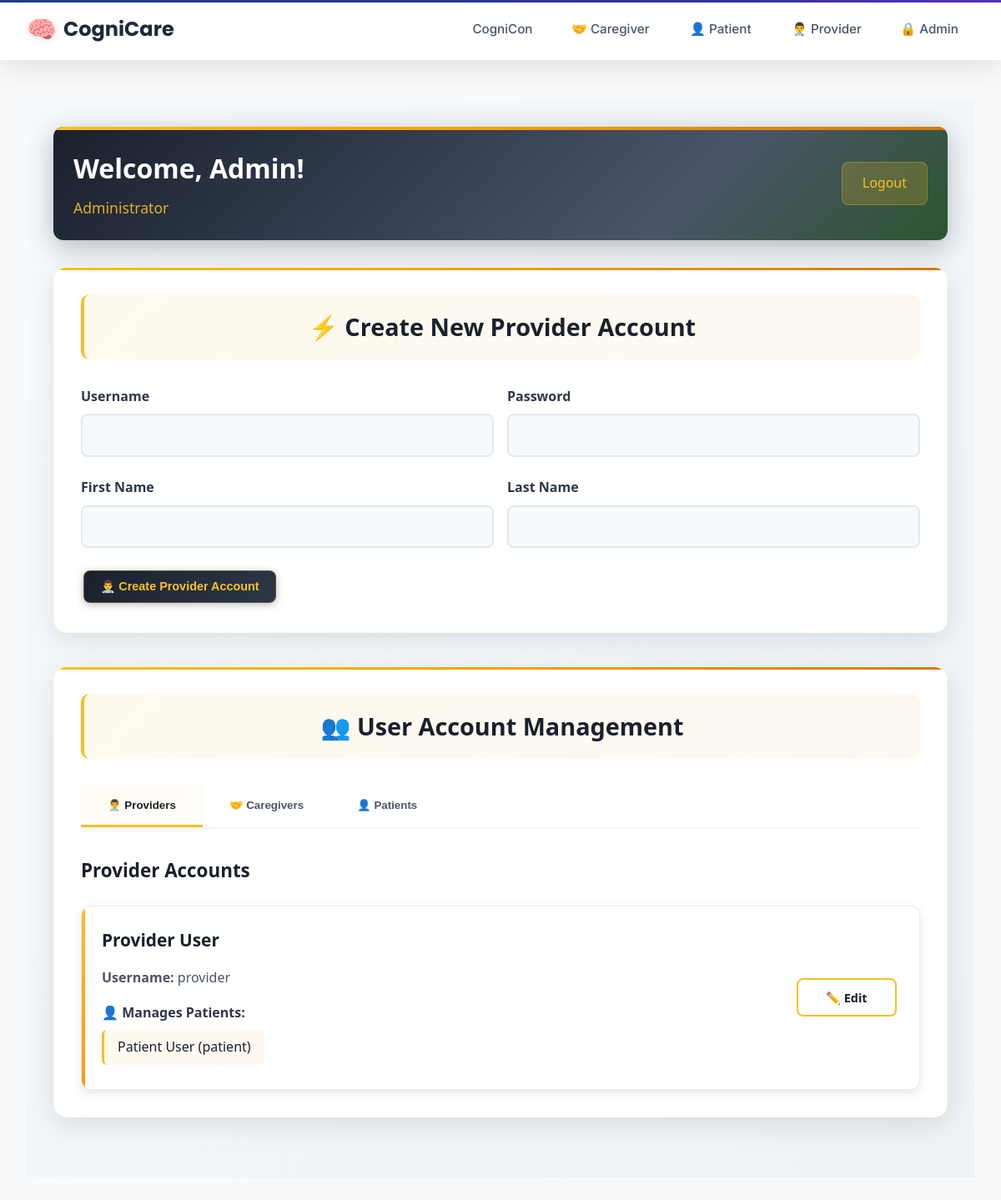
/admin-dashboard/ (signed in), run on the app's committed database.
### users/models.py (models this page shows, shortened)
class UserProfile(models.Model):
    USER_TYPES = (
        ('admin', 'Administrator'),  # Admin users
        ('provider', 'Healthcare Provider'),  # Docs + Nurses
        ('caregiver', 'Caregiver'),  # Caregivers
        ('patient', 'Patient'),  # All patients
    )
    user = models.OneToOneField(User, on_delete=models.CASCADE, related_name='profile')  # each user must have a profile
    user_type = models.CharField(max_length=20, choices=USER_TYPES)  # set specific user role
    provider = models.ForeignKey('self', on_delete=models.SET_NULL, null=True, blank=True,
                                related_name='managed_patients', limit_choices_to={'user_type': 'provider'})  # provider link
    patient = models.ForeignKey('self', on_delete=models.SET_NULL, null=True, blank=True,
                               related_name='caregivers', limit_choices_to={'user_type': 'patient'})  # patienr link
    linked_patients = models.ManyToManyField(
        'self',
        symmetrical=False,
        related_name='linked_caregivers',
        limit_choices_to={'user_type': 'patient'},
        blank=True,
        help_text="Patients this caregiver can access"  # Caregivers can see these patients
    )

### users/views.py (the view)
# urls.py: path('admin-dashboard/', views.admin_dashboard, name='admin_dashboard'),
@login_required
def admin_dashboard(request):
    if not hasattr(request.user, 'profile') or request.user.profile.user_type != 'admin':
        messages.error(request, 'You do not have permission to access the admin dashboard.')
        return redirect('home')
    providers_with_patients = UserProfileUtils.providers_w_patients()
    caregivers_with_patients = UserProfileUtils.caregivers_w_patients()
    patients_with_relationships = UserProfileUtils.patients_w_relationships()
    task_statistics = get_task_statistics()
    context = {
        'user': request.user,
        'user_type': 'Administrator',
        'providers': providers_with_patients,
        'caregivers': caregivers_with_patients,
        'patients': patients_with_relationships,
        **task_statistics  # Unpack task statistics into context
    }
    return render(request, 'dashboards/admin_dashboard.html', context)

### taskmanager/views.py (called while the page is built)
def get_task_statistics():
    return {
        'total_tasks': Task.objects.count(),
        'pending_tasks_count': Task.objects.filter(status__in=['assigned', 'in_progress']).count(),
        'completed_tasks_count': Task.objects.filter(status='completed').count(),
    }

### users/utils.py (called while the page is built)
    @staticmethod
    def providers_w_patients():
        providers = UserProfile.objects.filter(user_type='provider')
        return [
            {
                'profile': provider,
                'managed_patients': UserProfile.objects.filter(user_type='patient', provider=provider)
            }
            for provider in providers
        ]

    @staticmethod
    def caregivers_w_patients():
        caregivers = UserProfile.objects.filter(user_type='caregiver')
        return [
            {
                'profile': caregiver,
                'assigned_patient': caregiver.patient.user if caregiver.patient else None
            }
            for caregiver in caregivers
        ]

    @staticmethod
    def patients_w_relationships():
        patients = UserProfile.objects.filter(user_type='patient')
        return [
            {
                'profile': patient,
                'provider': patient.provider.user if patient.provider else None,
                'caregivers': UserProfile.objects.filter(user_type='caregiver', patient=patient)
            }
            for patient in patients
        ]

### templates/dashboards/admin_dashboard.html (shortened to what this page needs)
{% extends 'layouts/base.html' %}
{% load static %}
{% block content %}
<div class="dashboard-container">
    <div class="dashboard-header">
        <div class="header-info">
    <h1>Welcome, {{ user.first_name }}!</h1>
            <span class="user-type">{{ user_type }}</span>
        </div>
        <a href="{% url 'logout' %}" class="logout-btn">Logout</a>
    </div>
    <div class="admin-dashboard">
        <div class="dashboard-section">
            <h2 class="section-title">⚡ Create New Provider Account</h2>
            <form method="post" action="{% url 'create_provider' %}" class="account-form">
                <div class="form-row">
                    <div class="form-group">
                        <label for="username">Username</label>
                        <input type="text" id="username" name="username" class="form-input" required>
                    </div>
                    <div class="form-group">
                        <label for="password">Password</label>
                        <input type="password" id="password" name="password" class="form-input" required>
                    </div>
                </div>
                <div class="form-row">
                    <div class="form-group">
                        <label for="first_name">First Name</label>
                        <input type="text" id="first_name" name="first_name" class="form-input" required>
                    </div>
                    <div class="form-group">
                        <label for="last_name">Last Name</label>
                        <input type="text" id="last_name" name="last_name" class="form-input" required>
                    </div>
                </div>
                <button type="submit" class="action-btn primary-btn">
                    👨‍⚕️ Create Provider Account
                </button>
            </form>
        </div>
        <div class="dashboard-section">
            <h2 class="section-title">👥 User Account Management</h2>
            <div class="tabs">
                <button class="tab-button active" onclick="openTab(event, 'provider-tab')">👨‍⚕️ Providers</button>
                <button class="tab-button" onclick="openTab(event, 'caregiver-tab')">🤝 Caregivers</button>
                <button class="tab-button" onclick="openTab(event, 'patient-tab')">👤 Patients</button>
            </div>
            <div id="provider-tab" class="tab-content active">
                <h3 class="tab-title">Provider Accounts</h3>
                {% if providers %}
                <div class="user-accounts">
                    {% for provider_data in providers %}
                    <div class="user-card">
                        <div class="user-details">
                            <h4 class="user-name">{{ provider_data.profile.user.first_name }} {{ provider_data.profile.user.last_name }}</h4>
                            <div class="user-info">
                            <p><strong>Username:</strong> {{ provider_data.profile.user.username }}</p>
                            </div>
                            <div class="relationship-data">
                                <p class="relationship-title"><strong>👤 Manages Patients:</strong></p>
                                {% if provider_data.managed_patients %}
                                    <ul class="relationship-list">
                                    {% for patient in provider_data.managed_patients %}
                                        <li class="relationship-item">{{ patient.user.first_name }} {{ patient.user.last_name }} ({{ patient.user.username }})</li>
                                    {% endfor %}
                                    </ul>
                                {% else %}
                                    <p class="no-relationships">❌ No patients assigned</p>
                                {% endif %}
                            </div>
                        </div>
                        <div class="user-actions">
                            <a href="{% url 'manage_account' provider_data.profile.user.id %}" class="action-btn outline-btn">
                                ✏️ Edit
                            </a>
                        </div>
                    </div>
                    {% endfor %}
                </div>
                {% else %}
                <div class="empty-state">
                    <p>👨‍⚕️ No provider accounts found.</p>
                </div>
                {% endif %}
            </div>
        </div>
    </div>
</div>
{% endblock %}

### static/css/base.css (style rules this page uses)
:root { --patient-primary: #9333ea; --patient-secondary: #7c3aed; --patient-accent: #8b5cf6; --caregiver-primary: #059669; --caregiver-secondary: #047857; --caregiver-accent: #10b981; --provider-primary: #1e3a8a; --provider-secondary: #1e40af; --provider-accent: #3730a3; --admin-primary: #1a202c; --admin-secondary: #2d3748; --admin-accent: #fbbf24; --neutral-50: #f8fafc; --neutral-100: #f1f5f9; --neutral-200: #e2e8f0; --neutral-300: #cbd5e1; --neutral-400: #94a3b8; --neutral-500: #64748b; --neutral-600: #475569; --neutral-700: #334155; --neutral-800: #1e293b; --neutral-900: #0f172a; }
* { margin: 0; padding: 0; box-sizing: border-box; }
body { background: linear-gradient(135deg, var(--neutral-50) 0%, var(--neutral-100) 100%); font-family: 'Inter', -apple-system, BlinkMacSystemFont, 'Segoe UI', Roboto, sans-serif; min-height: 100vh; color: var(--neutral-700); line-height: 1.6; }

### static/css/design-system.css (style rules this page uses)
.form-group { margin-bottom: 1rem; }
.form-input, .form-select, .form-textarea { width: 100%; padding: 0.7rem 1rem; border: 1px solid #ccc; border-radius: 4px; font-size: 1rem; background: #fff; color: #222; box-sizing: border-box; font-family: inherit; transition: none; }
.form-input::placeholder, .form-textarea::placeholder { color: #aaa; }

### static/css/dashboard.css (style rules this page uses)
.dashboard-container { max-width: 1200px; margin: 0 auto; padding: 2rem; font-family: 'Inter', -apple-system, BlinkMacSystemFont, 'Segoe UI', Roboto, sans-serif; }
.dashboard-header { display: flex; justify-content: space-between; align-items: center; margin-bottom: 2rem; padding: 1.5rem; border-radius: 12px; color: white; box-shadow: 0 4px 15px rgba(0,0,0,0.1); }
.header-info h1 { margin: 0 0 0.5rem 0; font-size: 2rem; font-weight: 600; }
.user-type { color: rgba(255,255,255,0.9); font-size: 1.1rem; font-weight: 400; }
.logout-btn, .back-btn { background: rgba(255,255,255,0.2); color: white; padding: 0.75rem 1.5rem; border-radius: 8px; text-decoration: none; font-weight: 500; transition: all 0.3s ease; border: 1px solid rgba(255,255,255,0.3); }
.dashboard-section { background: white; border-radius: 16px; box-shadow: 0 8px 32px rgba(0,0,0,0.1); margin-bottom: 2.5rem; padding: 2rem; border: 1px solid rgba(0,0,0,0.05); transition: transform 0.2s ease, box-shadow 0.2s ease; }
.section-title { color: #34495e; margin: 0 0 1.5rem 0; font-size: 1.4rem; font-weight: 600; text-align: center; padding: 1rem; background: linear-gradient(135deg, #f8f9fa 0%, #e9ecef 100%); border-radius: 10px; }
.action-btn { padding: 0.6rem 1.2rem; border-radius: 8px; text-decoration: none; font-weight: 600; font-size: 0.9rem; transition: all 0.3s ease; display: inline-block; text-align: center; min-width: 120px; border: none; cursor: pointer; margin: 0.2rem; }

### static/css/forms.css (style rules this page uses)
.form-group { margin-bottom: 1.5rem; }
.form-input, .form-select, .form-textarea { width: 100%; padding: 1rem 1.2rem; border: 2px solid #e9ecef; border-radius: 12px; font-size: 1rem; transition: all 0.3s ease; background: #f8f9fa; color: #2c3e50; box-sizing: border-box; font-family: inherit; }
.form-input::placeholder, .form-textarea::placeholder { color: #adb5bd; }

### data on the page
UserProfile: profile.user.first_name "Provider", profile.user.last_name "User", profile.user.username "provider"
UserProfile: user.first_name "Patient", user.last_name "User", user.username "patient"

### other printed values
{{ user.first_name }} "Admin"
{{ user_type }} "Administrator"
